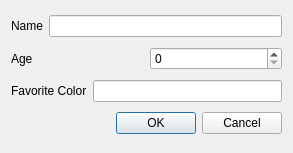
<?xml version="1.0" encoding="UTF-8"?>
<ui version="4.0">
 <class>AddPersonDialog</class>
 <widget class="QDialog" name="AddPersonDialog">
  <property name="geometry">
   <rect>
    <x>0</x>
    <y>0</y>
    <width>293</width>
    <height>153</height>
   </rect>
  </property>
  <property name="windowTitle">
   <string>Dialog</string>
  </property>
  <layout class="QVBoxLayout" name="verticalLayout">
   <item>
    <layout class="QHBoxLayout" name="horizontalLayout_3">
     <item>
      <widget class="QLabel" name="label">
       <property name="text">
        <string>Name</string>
       </property>
      </widget>
     </item>
     <item>
      <widget class="QLineEdit" name="nameLineEdit"/>
     </item>
    </layout>
   </item>
   <item>
    <layout class="QHBoxLayout" name="horizontalLayout_2">
     <item>
      <widget class="QLabel" name="label_2">
       <property name="text">
        <string>Age</string>
       </property>
      </widget>
     </item>
     <item>
      <widget class="QSpinBox" name="ageSpinBox"/>
     </item>
    </layout>
   </item>
   <item>
    <layout class="QHBoxLayout" name="horizontalLayout">
     <item>
      <widget class="QLabel" name="label_3">
       <property name="text">
        <string>Favorite Color</string>
       </property>
      </widget>
     </item>
     <item>
      <widget class="QLineEdit" name="colorLineEdit"/>
     </item>
    </layout>
   </item>
   <item>
    <widget class="QDialogButtonBox" name="buttonBox">
     <property name="orientation">
      <enum>Qt::Horizontal</enum>
     </property>
     <property name="standardButtons">
      <set>QDialogButtonBox::Cancel|QDialogButtonBox::Ok</set>
     </property>
    </widget>
   </item>
  </layout>
 </widget>
 <resources/>
 <connections>
  <connection>
   <sender>buttonBox</sender>
   <signal>accepted()</signal>
   <receiver>AddPersonDialog</receiver>
   <slot>accept()</slot>
   <hints>
    <hint type="sourcelabel">
     <x>248</x>
     <y>254</y>
    </hint>
    <hint type="destinationlabel">
     <x>157</x>
     <y>274</y>
    </hint>
   </hints>
  </connection>
  <connection>
   <sender>buttonBox</sender>
   <signal>rejected()</signal>
   <receiver>AddPersonDialog</receiver>
   <slot>reject()</slot>
   <hints>
    <hint type="sourcelabel">
     <x>316</x>
     <y>260</y>
    </hint>
    <hint type="destinationlabel">
     <x>286</x>
     <y>274</y>
    </hint>
   </hints>
  </connection>
 </connections>
</ui>
